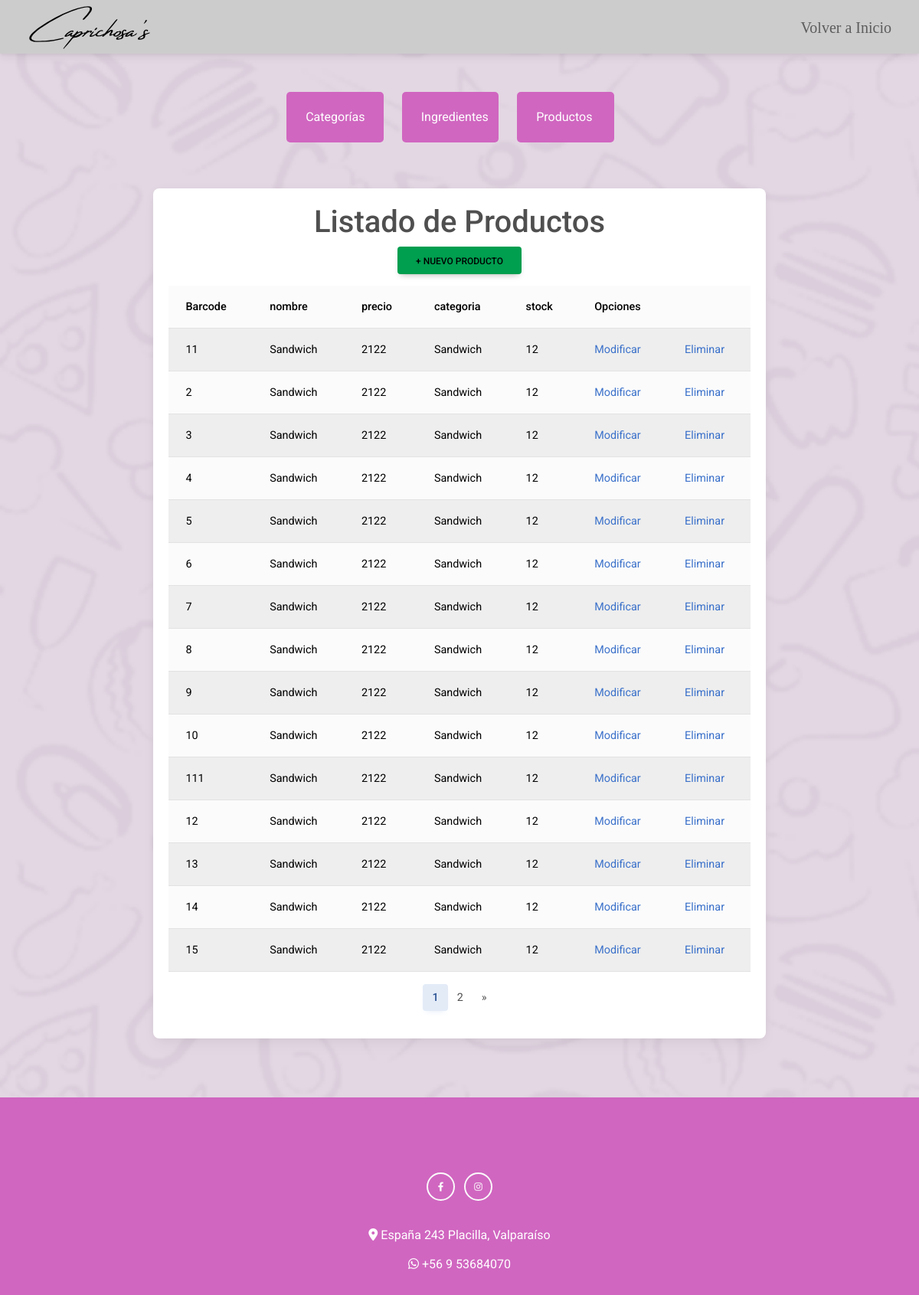
/crud/Listado-productos, run on an earlier commit of the app's database.
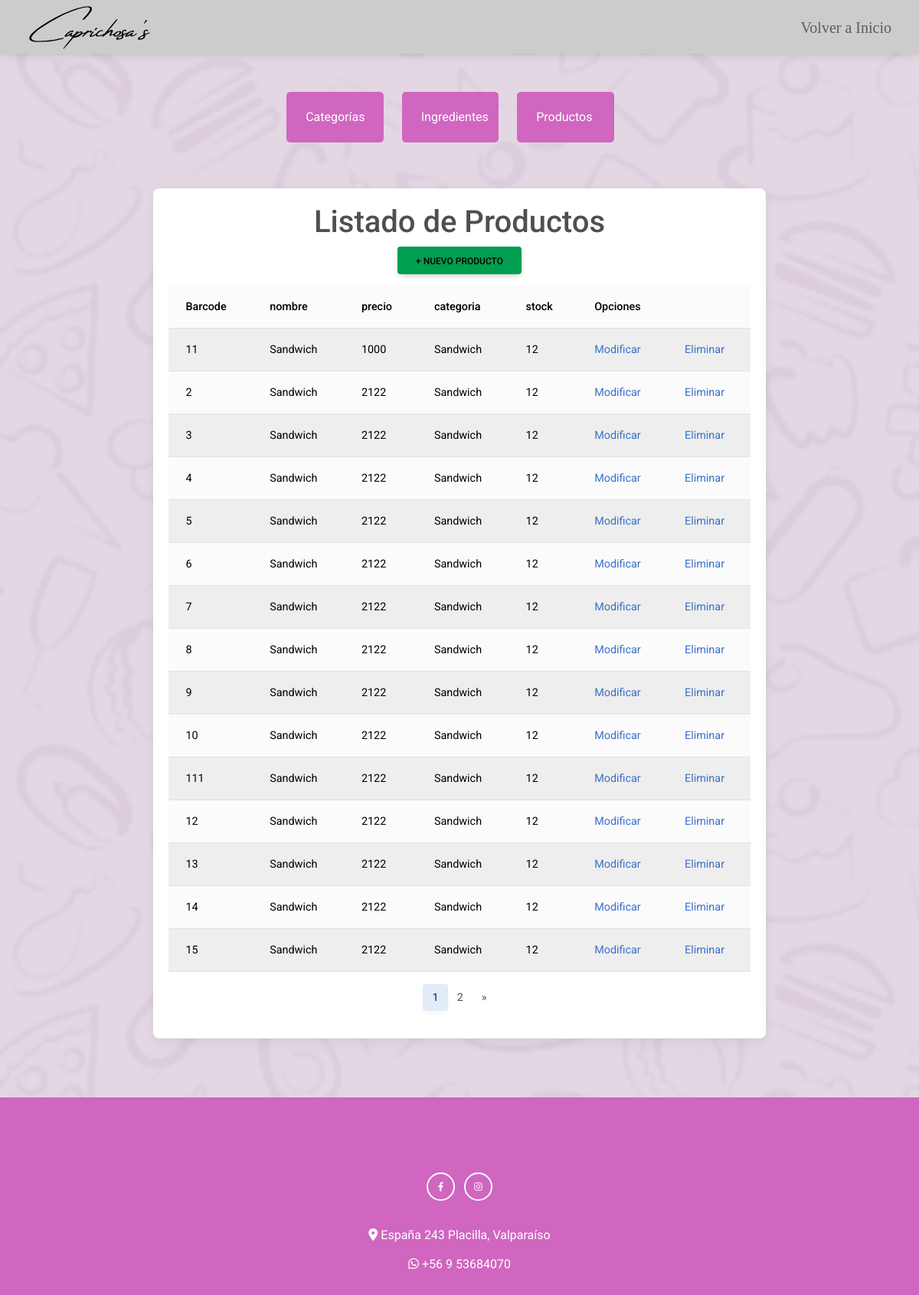
And on a later commit of the database.
### core/models.py (models this page shows, shortened)
class PRODUCTO(models.Model):
    Barcode = models.CharField(max_length=50 ,primary_key=True ,verbose_name='Barcode')
    nombre =  models.CharField(max_length=50 ,verbose_name='nombre')
    slug = AutoSlugField(populate_from='nombre')
    precio = models.IntegerField(verbose_name='precio')
    stock = models.IntegerField(verbose_name='stock')
    imgurl = models.CharField(max_length=600,verbose_name='url_img')
    descripcion = models.TextField(max_length=600,verbose_name='descripcion',null=True)
    is_activo = models.BooleanField(default=True)
    destacado = models.BooleanField(default=False)
    categoria = models.ForeignKey(CATEGORIA,on_delete=models.CASCADE)

class CATEGORIA(models.Model):
    nombre = models.CharField(max_length=50,primary_key=True, verbose_name='nombre de la categoria')
    slug = AutoSlugField(populate_from='nombre')
    is_activo = models.BooleanField(default=True)
    def __str__(self) -> str:
        return self.nombre

### core/views.py (the view)
# urls.py: path("crud/Listado-productos",Lproductos,name="Lproductos"),
def Lproductos(request):
    productos = PRODUCTO.objects.all()
    paginator = Paginator(productos, 15)  # 15 productos por página
    page_number = request.GET.get('page')
    productos = paginator.get_page(page_number)
    context = {'productos': productos}
    return render(request, 'core/Crud/Listas/Lproductos.html', context)

### core/context_processor.py (called while the page is built)
def importe_total_carro(request):
    total=0
    if 'carro' in request.session:
        for key, value in request.session["carro"].items():
            total += int(value["acumulado"])
    return {'importe_total_carro':total}

### core/templates/core/Crud/Listas/Lproductos.html (shortened to what this page needs)
{% extends 'core/Crud/crud.html' %}
{% load static %}
{% block content %}
<div class="container">
  <div class="card">
    <h1>Listado de Productos</h1>
    <li style="list-style: none;">
      <a class="btn new" href="{% url 'Productoform' %}">+ Nuevo Producto</a>
    </li>
    <div class="row">
      <table class="table table-light table-striped">
        <thead>
          <tr>
            <th scope="col">Barcode</th>
            <th scope="col">nombre</th>
            <th scope="col">precio</th>
            <th scope="col">categoria</th>
            <th scope="col">stock</th>
            <th scope="col" colspan="2">Opciones</th>
          </tr>
        </thead>
        <tbody>
          {% for ve in productos %}
          <tr>
            <td>{{ve.Barcode}}</td>
            <td>{{ve.nombre}}</td>
            <td>{{ve.precio}}</td>
            <td>{{ve.categoria}}</td>
            <td>{{ve.stock}}</td>
            <td><a href="{% url 'Mod_Producto' ve.Barcode %}">Modificar</a></td>
            <td><a href="{% url 'delete_Producto' ve.Barcode %}">Eliminar</a></td>
          </tr>
          {% endfor %}
        </tbody>
      </table>
    </div>
    <div class="row">
      <nav aria-label="Page navigation">
        <ul class="pagination justify-content-center">
          {% for page in productos.paginator.page_range %}
          {% if productos.number == page %}
          <li class="page-item active"><a class="page-link" href="?page={{ page }}">{{ page }}</a></li>
          {% else %}
          <li class="page-item"><a class="page-link" href="?page={{ page }}">{{ page }}</a></li>
          {% endif %}
          {% endfor %}
          {% if productos.has_next %}
          <li class="page-item">
            <a class="page-link" href="?page={{ productos.next_page_number }}" aria-label="Next">
              <span aria-hidden="true">&raquo;</span>
            </a>
          </li>
          {% endif %}
        </ul>
      </nav>
    </div>
  </div>
</div>
{% endblock %}

What changed in the data, as far as the page shows it:
changed PRODUCTO id 11: precio "2122" → "1000"
